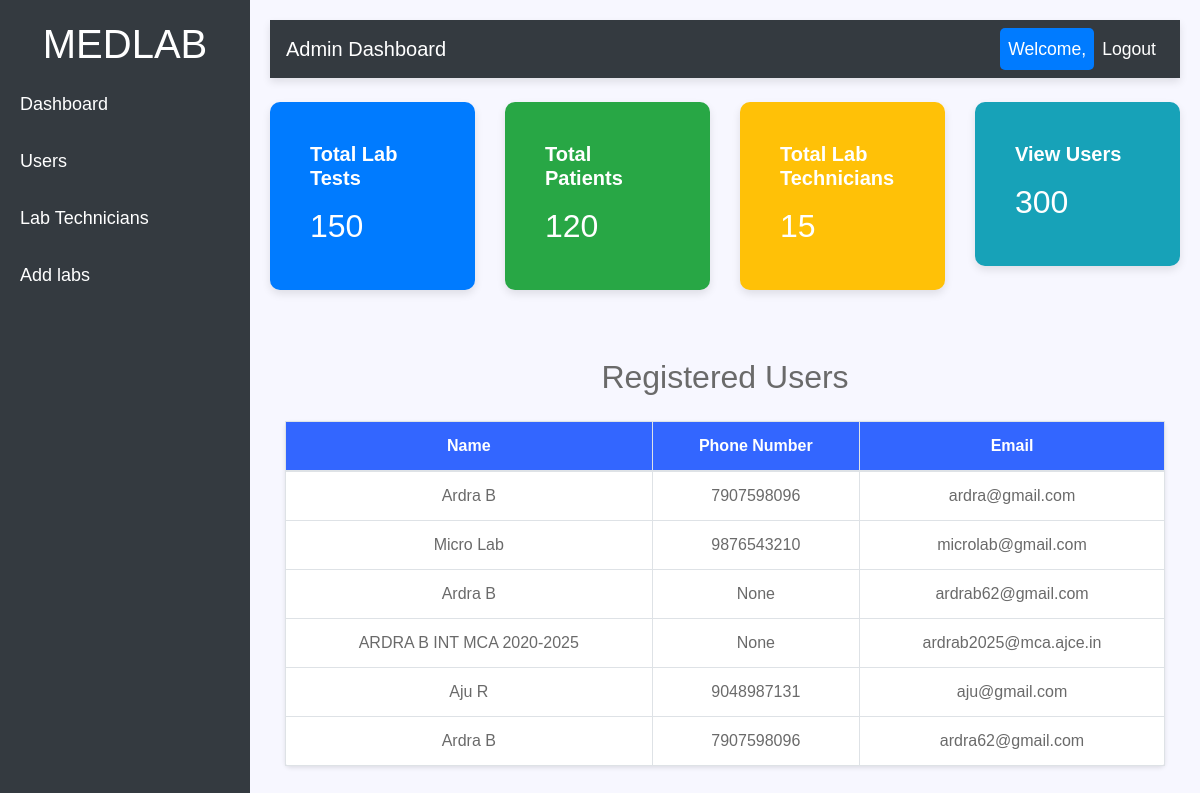
Page /admins/user_list (signed in) on the earlier database version.
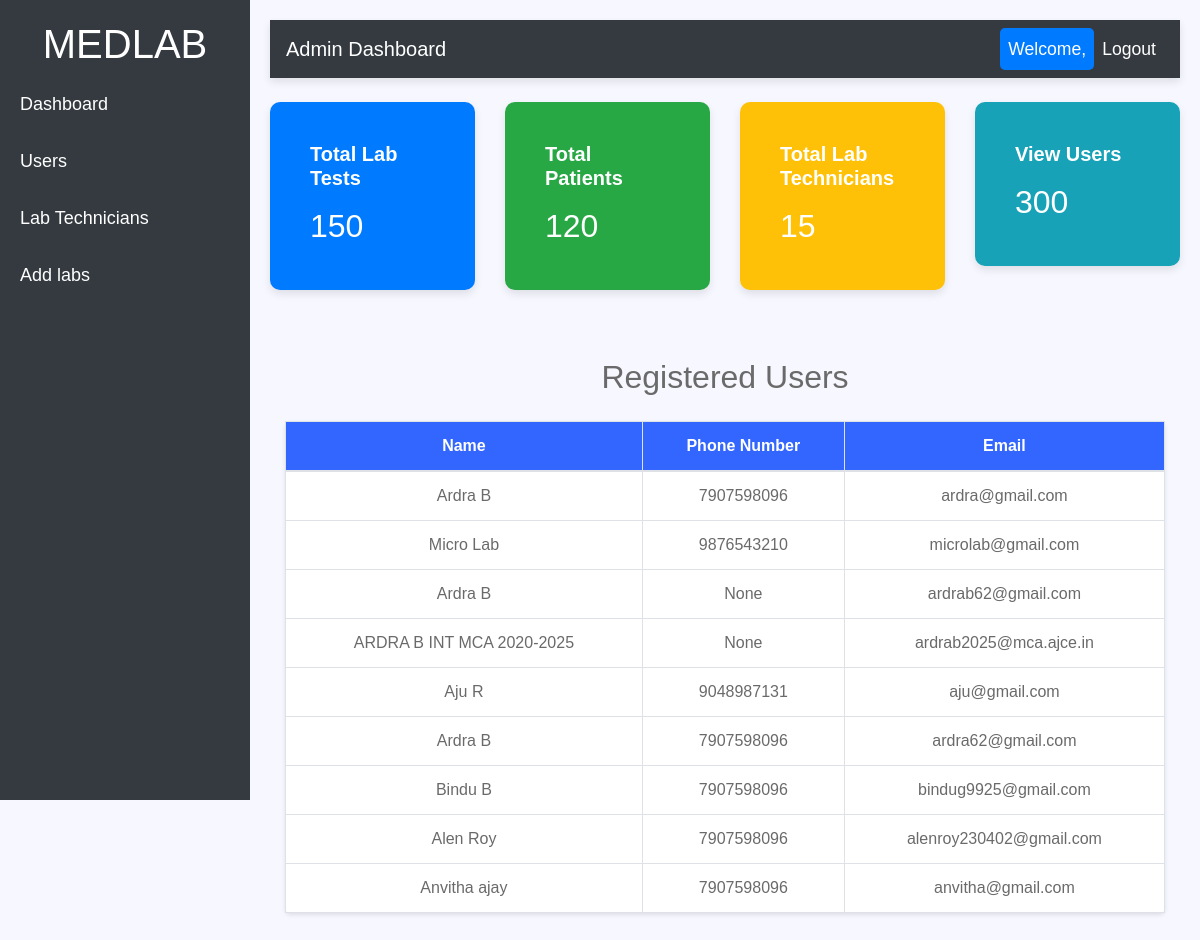
Same page on the later database version.
### myapp/models.py (models this page shows)
class User(AbstractUser):
    GENDER_CHOICES = [
        ('male', 'Male'),
        ('female', 'Female'),
        ('other', 'Other'),
    ]
    gender = models.CharField(
        max_length=10,
        blank=True,
        choices=GENDER_CHOICES
    )
    dob = models.DateField(null=True, blank=True)
    phone = models.CharField(max_length=15, null=True, blank=True)
    email = models.EmailField(unique=True)  # Ensure email is unique
    role = models.IntegerField(default=0)
    face_image = models.ImageField(upload_to='face_images/', null=True, blank=True)

### myapp/views.py (the view)
# urls.py: path('admins/user_list', views.user_list_view, name='user_list'),
@never_cache
@login_required
@user_passes_test(lambda u: u.is_superuser)  # Ensure only superusers can access this view
def user_list_view(request):
    users = User.objects.filter(role=0, is_staff=False)
    return render(request, 'admins/user_list.html', {'users': users})

### templates/admins/user_list.html (shortened to what this page needs)
{% load static %}
<!doctype html>
<html lang="en">
<head>
    <link rel="stylesheet" href="{% static 'assets/css/bootstrap.min.css' %}">
    <link rel="stylesheet" href="{% static 'assets/css/fontawsom-all.min.css' %}">
    <link rel="stylesheet" href="{% static 'assets/plugins/slider/css/owl.carousel.min.css' %}">
    <link rel="stylesheet" href="{% static 'assets/plugins/slider/css/owl.theme.default.css' %}">
    <link rel="stylesheet" type="text/css" href="{% static 'assets/css/style.css' %}" />
</head>
<body>
    <div class="sidebar">
        <h1 class="text-center text-white">MEDLAB</h1>
        <a href="{% url 'adminindex' %}">Dashboard</a>
        <a href="{% url 'user_list' %}">Users</a>
        <a href="{% url 'labtech_list' %}">Lab Technicians</a>
        <a href="{% url 'addlab' %}">Add labs</a>
    </div>
    <div class="main-content">
        <nav class="navbar navbar-expand-lg navbar-dark bg-dark">
            <a class="navbar-brand" href="#">Admin Dashboard</a>
            <div class="collapse navbar-collapse" id="navbarNav">
                <ul class="navbar-nav ml-auto">
                    <li class="nav-item">
                        <a class="nav-link active" href="#">Welcome, {{ user.first_name }}</a>
                    </li>
                    <li class="nav-item">
                        <a class="nav-link" href="{% url 'logout' %}">Logout</a>
                    </li>
                </ul>
            </div>
        </nav>
        <div class="container-fluid mt-4">
            <div class="row">
                <div class="col-md-3">
                    <div class="dashboard-card bg-primary text-white">
                        <div class="card-body">
                            <h5 class="card-title">Total Lab Tests</h5>
                            <p class="card-text" id="totalLabTests">0</p>
                        </div>
                    </div>
                </div>
                <div class="col-md-3">
                    <div class="dashboard-card bg-success text-white">
                        <div class="card-body">
                            <h5 class="card-title">Total Patients</h5>
                            <p class="card-text" id="totalPatients">0</p>
                        </div>
                    </div>
                </div>
                <div class="col-md-3">
                    <div class="dashboard-card bg-warning text-white">
                        <div class="card-body">
                            <h5 class="card-title">Total Lab Technicians</h5>
                            <p class="card-text" id="totalLabTechnicians">0</p>
                        </div>
                    </div>
                </div>
                <div class="col-md-3">
                    <div class="dashboard-card bg-info text-white">
                        <div class="card-body">
                            <h5 class="card-title">View Users</h5>
                            <p class="card-text" id="viewUsers">0</p>
                        </div>
                    </div>
                </div>
            </div>
            <div class="container mt-5">
                <h2 class="mb-4 text-center">Registered Users</h2>
                <table class="table table-bordered">
                    <thead>
                        <tr>
                            <th>Name</th>
                            <th>Phone Number</th>
                            <th>Email</th>
                        </tr>
                    </thead>
                    <tbody>
                        {% for user in users %}
                        <tr>
                            <td>{{ user.first_name }} {{ user.last_name }}</td>
                            <td>{{ user.phone }}</td>
                            <td>{{ user.email }}</td>
                        </tr>
                        {% endfor %}
                    </tbody>
                </table>
            </div>
        </div>
    </div>
</body>

### static/assets/css/style.css (style rules this page uses)
* { margin: 0px; padding: 0px; list-style: none; }
a { text-decoration: none; outline: none; color: #444; }
ul { margin-bottom: 0; padding-left: 0; }
html, body { height: 100%; }
p { margin-bottom: 0px; width: 100%; }
::placeholder { color: #747f8a !important; font-size: 13px; opacity: .5 !important; }
.container-fluid { padding: 0px; }
h1, h2, h3, h4, h5, h6 { font-family: "mouse-500", Arial, Helvetica, sans-serif; }
body { background-color: #f7f7ff !important; font-family: "mouse-300", Arial, Helvetica, sans-serif; color: #6A6A6A; }

### templates/admins/user_list.html (style rules this page uses)
body { font-family: 'Arial', sans-serif; background-color: #f8f9fa; }
.sidebar { height: 100vh; position: fixed; top: 0; left: 0; width: 250px; background-color: #343a40; padding-top: 20px; }
.sidebar a { padding: 15px 20px; text-decoration: none; font-size: 18px; color: white; display: block; }
.main-content { margin-left: 250px; padding: 20px; }
.dashboard-card { border-radius: 10px; box-shadow: 0 4px 8px rgba(0, 0, 0, 0.1); padding: 20px; margin-bottom: 20px; transition: transform 0.3s; }
.card-title { font-size: 1.25rem; font-weight: bold; }
.dashboard-card.bg-primary { background-color: #007bff; color: white; }
.dashboard-card.bg-success { background-color: #28a745; color: white; }
.dashboard-card.bg-warning { background-color: #ffc107; color: white; }
.dashboard-card.bg-info { background-color: #17a2b8; color: white; }
.dashboard-card p { font-size: 2rem; margin: 0; }
.navbar { background-color: #343a40 !important; box-shadow: 0 4px 8px rgba(0, 0, 0, 0.1); }
.navbar-brand { color: #ffffff !important; }
.navbar-nav .nav-link { font-size: 1.1rem; color: #ffffff !important; }
.navbar-nav .nav-link.active { background-color: #007bff; color: #ffffff !important; border-radius: 5px; }
.table { background-color: #ffffff; border: 1px solid #dee2e6; border-radius: 5px; box-shadow: 0 2px 4px rgba(0, 0, 0, 0.1); }
.table th { background-color: #3366ff; color: #ffffff; text-align: center; }
.table td { text-align: center; vertical-align: middle; }

Differences in the rows shown:
added User: first_name "Bindu", last_name "B", phone "7907598096", email "bindug9925@gmail.com"
added User: first_name "Alen", last_name "Roy", phone "7907598096", email "alenroy230402@gmail.com"
added User: first_name "Anvitha", last_name "ajay", phone "7907598096", email "anvitha@gmail.com"
